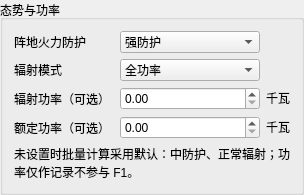
            <widget class="QGroupBox" name="groupSituation">
             <property name="font">
              <font>
               <pointsize>9</pointsize>
              </font>
             </property>
             <property name="title">
              <string>态势与功率</string>
             </property>
             <layout class="QGridLayout" name="gridLayout_5">
              <item row="2" column="0">
               <widget class="QLabel" name="label_radPower">
                <property name="minimumSize">
                 <size>
                  <width>100</width>
                  <height>0</height>
                 </size>
                </property>
                <property name="font">
                 <font>
                  <pointsize>9</pointsize>
                 </font>
                </property>
                <property name="text">
                 <string>辐射功率（可选）</string>
                </property>
                <property name="alignment">
                 <set>Qt::AlignLeading|Qt::AlignLeft|Qt::AlignVCenter</set>
                </property>
               </widget>
              </item>
              <item row="1" column="0">
               <widget class="QLabel" name="label_radmode">
                <property name="minimumSize">
                 <size>
                  <width>100</width>
                  <height>0</height>
                 </size>
                </property>
                <property name="font">
                 <font>
                  <pointsize>9</pointsize>
                 </font>
                </property>
                <property name="text">
                 <string>辐射模式</string>
                </property>
                <property name="alignment">
                 <set>Qt::AlignLeading|Qt::AlignLeft|Qt::AlignVCenter</set>
                </property>
               </widget>
              </item>
              <item row="0" column="1">
               <widget class="QComboBox" name="comboPositionDefense">
                <property name="sizePolicy">
                 <sizepolicy hsizetype="Expanding" vsizetype="Fixed">
                  <horstretch>0</horstretch>
                  <verstretch>0</verstretch>
                 </sizepolicy>
                </property>
                <property name="font">
                 <font>
                  <pointsize>9</pointsize>
                 </font>
                </property>
                <item>
                 <property name="text">
                  <string>强防护</string>
                 </property>
                </item>
                <item>
                 <property name="text">
                  <string>中防护</string>
                 </property>
                </item>
                <item>
                 <property name="text">
                  <string>弱防护</string>
                 </property>
                </item>
                <item>
                 <property name="text">
                  <string>无防护</string>
                 </property>
                </item>
               </widget>
              </item>
              <item row="1" column="1">
               <widget class="QComboBox" name="comboRadiationMode">
                <property name="sizePolicy">
                 <sizepolicy hsizetype="Expanding" vsizetype="Fixed">
                  <horstretch>1</horstretch>
                  <verstretch>0</verstretch>
                 </sizepolicy>
                </property>
                <property name="font">
                 <font>
                  <pointsize>9</pointsize>
                 </font>
                </property>
                <item>
                 <property name="text">
                  <string>全功率</string>
                 </property>
                </item>
                <item>
                 <property name="text">
                  <string>正常</string>
                 </property>
                </item>
                <item>
                 <property name="text">
                  <string>低截获(LPI)</string>
                 </property>
                </item>
                <item>
                 <property name="text">
                  <string>闪避</string>
                 </property>
                </item>
                <item>
                 <property name="text">
                  <string>关机</string>
                 </property>
                </item>
               </widget>
              </item>
              <item row="3" column="0">
               <widget class="QLabel" name="label_ratedPower">
                <property name="minimumSize">
                 <size>
                  <width>100</width>
                  <height>0</height>
                 </size>
                </property>
                <property name="font">
                 <font>
                  <pointsize>9</pointsize>
                 </font>
                </property>
                <property name="text">
                 <string>额定功率（可选）</string>
                </property>
                <property name="alignment">
                 <set>Qt::AlignLeading|Qt::AlignLeft|Qt::AlignVCenter</set>
                </property>
               </widget>
              </item>
              <item row="0" column="0">
               <widget class="QLabel" name="label_defense">
                <property name="minimumSize">
                 <size>
                  <width>100</width>
                  <height>0</height>
                 </size>
                </property>
                <property name="maximumSize">
                 <size>
                  <width>16777215</width>
                  <height>16777215</height>
                 </size>
                </property>
                <property name="font">
                 <font>
                  <pointsize>9</pointsize>
                 </font>
                </property>
                <property name="text">
                 <string>阵地火力防护</string>
                </property>
                <property name="alignment">
                 <set>Qt::AlignLeading|Qt::AlignLeft|Qt::AlignVCenter</set>
                </property>
               </widget>
              </item>
              <item row="3" column="1">
               <widget class="QDoubleSpinBox" name="spinRatedPowerKw">
                <property name="sizePolicy">
                 <sizepolicy hsizetype="Ignored" vsizetype="Fixed">
                  <horstretch>0</horstretch>
                  <verstretch>0</verstretch>
                 </sizepolicy>
                </property>
                <property name="minimumSize">
                 <size>
                  <width>64</width>
                  <height>0</height>
                 </size>
                </property>
                <property name="font">
                 <font>
                  <pointsize>9</pointsize>
                 </font>
                </property>
                <property name="decimals">
                 <number>2</number>
                </property>
                <property name="minimum">
                 <double>0.000000000000000</double>
                </property>
                <property name="maximum">
                 <double>10000.000000000000000</double>
                </property>
                <property name="value">
                 <double>0.000000000000000</double>
                </property>
               </widget>
              </item>
              <item row="2" column="1">
               <widget class="QDoubleSpinBox" name="spinRadPowerKw">
                <property name="sizePolicy">
                 <sizepolicy hsizetype="Ignored" vsizetype="Fixed">
                  <horstretch>0</horstretch>
                  <verstretch>0</verstretch>
                 </sizepolicy>
                </property>
                <property name="minimumSize">
                 <size>
                  <width>64</width>
                  <height>0</height>
                 </size>
                </property>
                <property name="font">
                 <font>
                  <pointsize>9</pointsize>
                 </font>
                </property>
                <property name="decimals">
                 <number>2</number>
                </property>
                <property name="minimum">
                 <double>0.000000000000000</double>
                </property>
                <property name="maximum">
                 <double>10000.000000000000000</double>
                </property>
                <property name="value">
                 <double>0.000000000000000</double>
                </property>
               </widget>
              </item>
              <item row="2" column="2">
               <widget class="QLabel" name="label_radPower_unit">
                <property name="sizePolicy">
                 <sizepolicy hsizetype="Fixed" vsizetype="Fixed">
                  <horstretch>0</horstretch>
                  <verstretch>0</verstretch>
                 </sizepolicy>
                </property>
                <property name="font">
                 <font>
                  <pointsize>9</pointsize>
                 </font>
                </property>
                <property name="text">
                 <string>千瓦</string>
                </property>
                <property name="alignment">
                 <set>Qt::AlignRight|Qt::AlignTrailing|Qt::AlignVCenter</set>
                </property>
               </widget>
              </item>
              <item row="3" column="2">
               <widget class="QLabel" name="label_ratedPower_unit">
                <property name="sizePolicy">
                 <sizepolicy hsizetype="Fixed" vsizetype="Fixed">
                  <horstretch>0</horstretch>
                  <verstretch>0</verstretch>
                 </sizepolicy>
                </property>
                <property name="font">
                 <font>
                  <pointsize>9</pointsize>
                 </font>
                </property>
                <property name="text">
                 <string>千瓦</string>
                </property>
                <property name="alignment">
                 <set>Qt::AlignRight|Qt::AlignTrailing|Qt::AlignVCenter</set>
                </property>
               </widget>
              </item>
              <item row="4" column="0" colspan="3">
               <widget class="QLabel" name="label_situationHint">
                <property name="font">
                 <font>
                  <pointsize>9</pointsize>
                 </font>
                </property>
                <property name="text">
                 <string>未设置时批量计算采用默认：中防护、正常辐射；功率仅作记录不参与 F1。</string>
                </property>
                <property name="alignment">
                 <set>Qt::AlignLeading|Qt::AlignLeft|Qt::AlignTop</set>
                </property>
                <property name="wordWrap">
                 <bool>true</bool>
                </property>
               </widget>
              </item>
             </layout>
            </widget>
